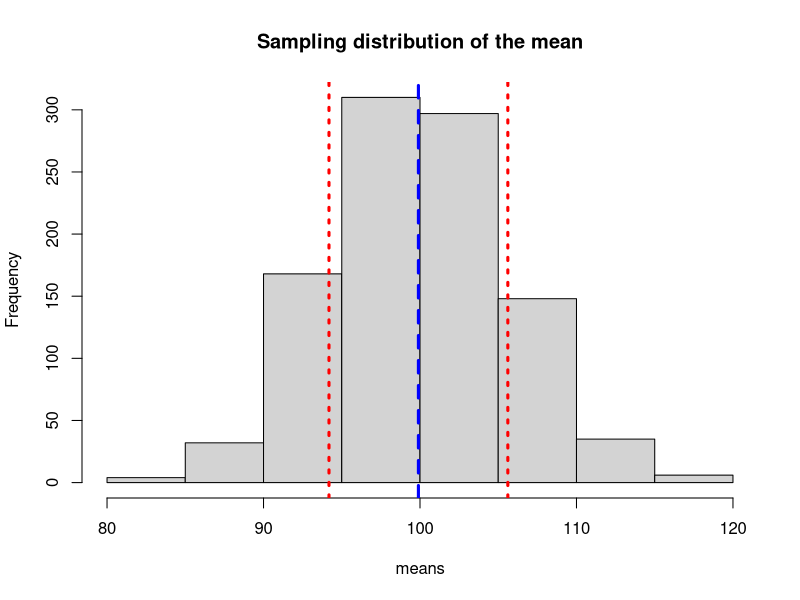

This chart was generated by the following R code:
## ---- chunk 1
my_list=list(
    var1=rnorm(n = 100, mean = 0, sd = 1),
    var2=runif(n = 100, min = 0, max = 1),
    var3=rnorm(n = 100, mean = 0, sd = 1),
    var4=rnorm(n = 100, mean = 0, sd = 1)
)
## ---- chunk 2
# initialize the vectors with arbitrary numbers,
# but as many as we need
means = 1:length(my_list)
medians = 1:length(my_list)
stds = 1:length(my_list)

# Loop
for(i in 1:length(my_list)){

  means[i] = mean(my_list[[i]])
  medians[i] = median(my_list[[i]])
  stds[i] = sd(my_list[[i]])
}
## ---- chunk 3
means

medians

stds
## ---- chunk 4
means = sapply(my_list, mean)
medians = sapply(my_list, median)
stds = sapply(my_list, sd)

means
medians
stds
## ---- chunk 5
vec = 1:5
for(i in vec){
  print(i)}
## ---- chunk 6
vec = 1:5
res = sapply(vec, print)
## ---- chunk 7
center_var = function(x){
  x - mean(x)
}

my_list = list(
    vec1 = runif(n = 10, min  = 0, max = 1),
    vec2 = runif(n = 10, min  = 0, max = 1),
    vec3 = runif(n = 10, min  = 0, max = 1)
)

lapply(my_list, center_var)
## ---- chunk 8
vec = 1:5
res = sapply(vec, print)
## ---- chunk 9
vec = 1:5
res = sapply(vec, function(i) print(i))
## ---- chunk 10
lapply(my_list, function(x) x - mean(x))
## ---- chunk 11
res = lapply(my_list, mean)
res
class(res)
## ---- chunk 12
res = sapply(my_list, mean)
res
class(res)
## ---- chunk 13
my_df = data.frame(x1 = runif(n = 5,min = 1,max = 10),
                  x2 = runif(n = 5,min = 3,max = 4))
my_df
## ---- chunk 14
apply(my_df, MARGIN = 1, FUN = mean)
## ---- chunk 15
apply(my_df, MARGIN = 2, FUN = mean)
## ---- chunk 16
vec = rnorm(75)

index = rep(c("a", "b", "c"), each = 25)

tapply(vec, INDEX = index, mean)
## ---- chunk 17
my_df = readr::read_csv("data/mydf_2.csv")
head(my_df)
tapply(my_df$age, my_df$age_cat, mean)
## ---- chunk 18
vapply(my_list, FUN = mean, FUN.VALUE = numeric(length = 1))
## ---- chunk 19
mus = list(10, 20, 30, 40)
stds = list(1, 2, 3, 4)

mapply(function(x,y) rnorm(n = 5, mean = x, sd = y),
       mus, stds, SIMPLIFY = FALSE)
## ---- chunk 20
mus = list(10, 20, 30)
stds = list(1,2,3)
res = vector(mode = "list", length = length(mus)) # empty list

for(i in 1:length(mus)){
  res[[i]] = rnorm(n = 6, mean = mus[[i]], sd = stds[[i]])
}
res
## ---- chunk 21
nrep=1000

nsample=30

mu=100

sd=30

means=
  replicate(
    n = nrep,
    expr = {mean(
      rnorm(nsample, mu, sd))}
    )
## ---- chunk 22
hist(means, main = "Sampling distribution of the mean")
abline(v = mean(means), col = "blue", lwd = 3, lty = 2)  # Estimated mean
abline(v = c(mean(means) - sd(means), mean(means) + sd(means)), col = "red", lwd = 3, lty = 3)  # Standard error
